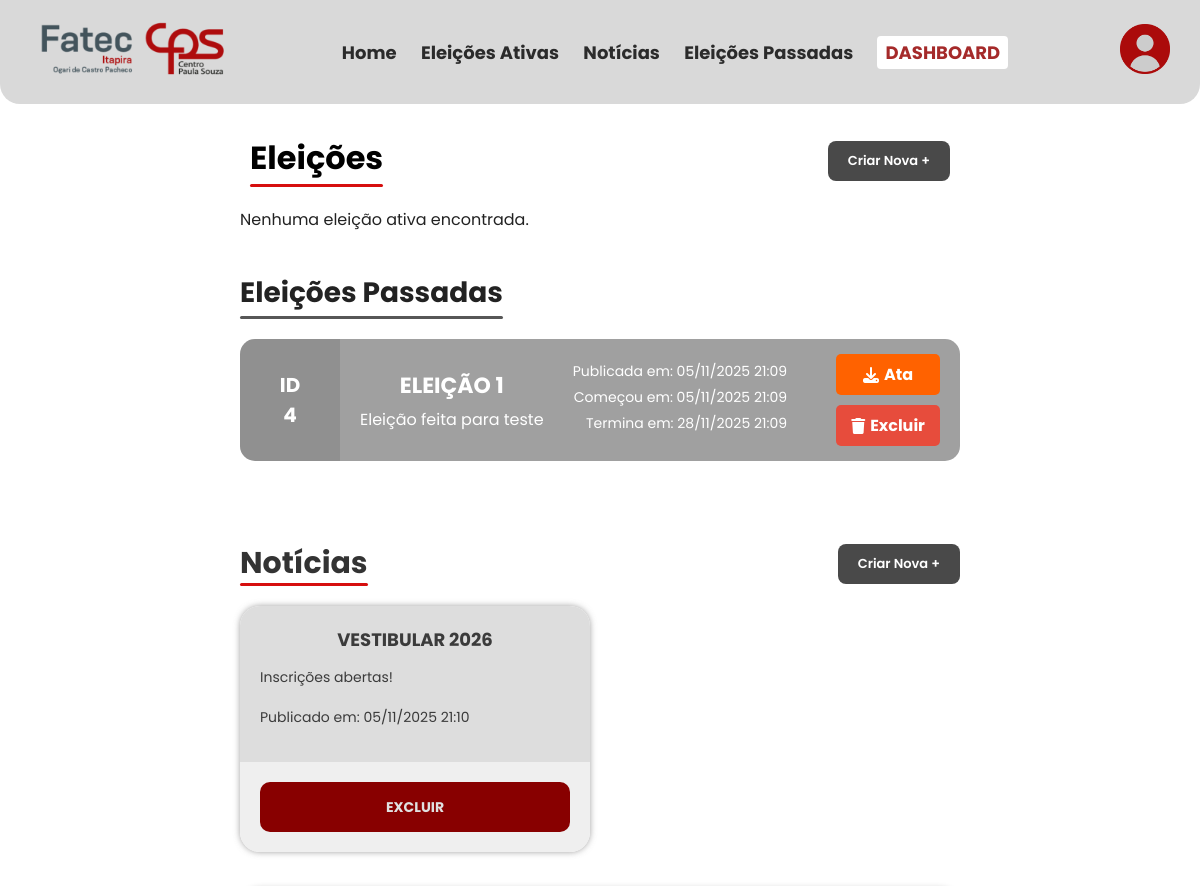
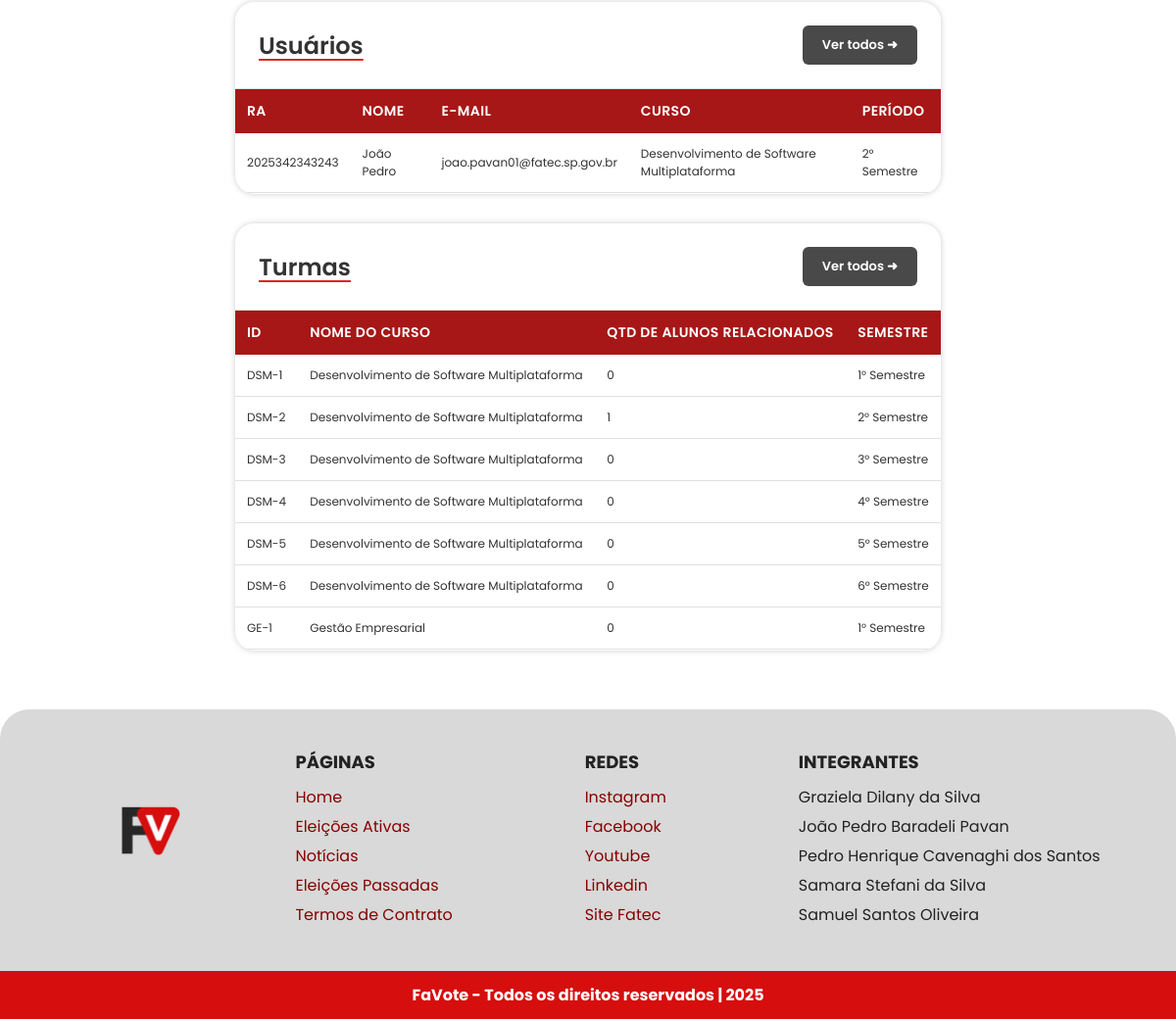
Page /Pages/dashboard.php (signed in) on the earlier database version (2 pictures, top to bottom).
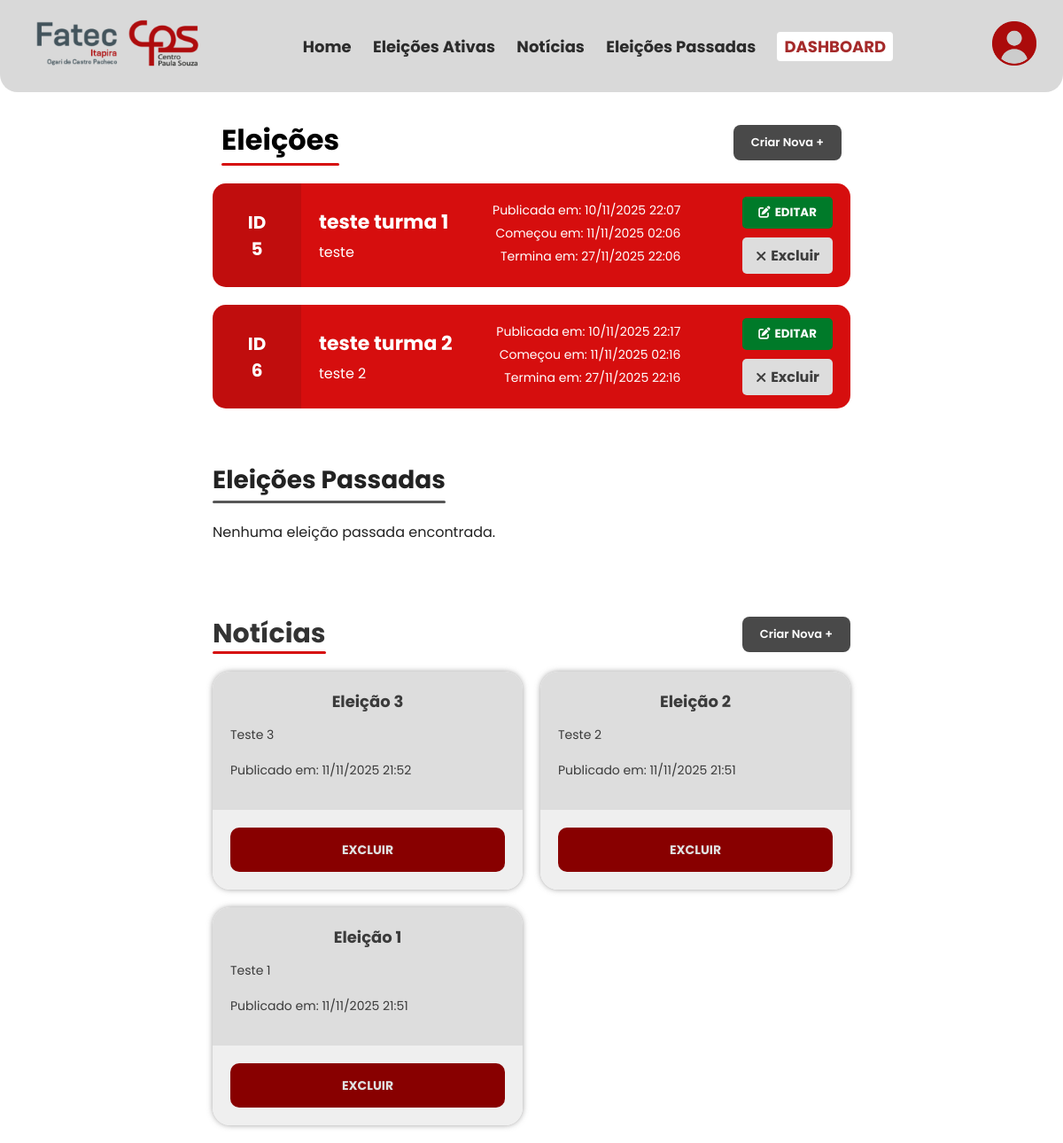
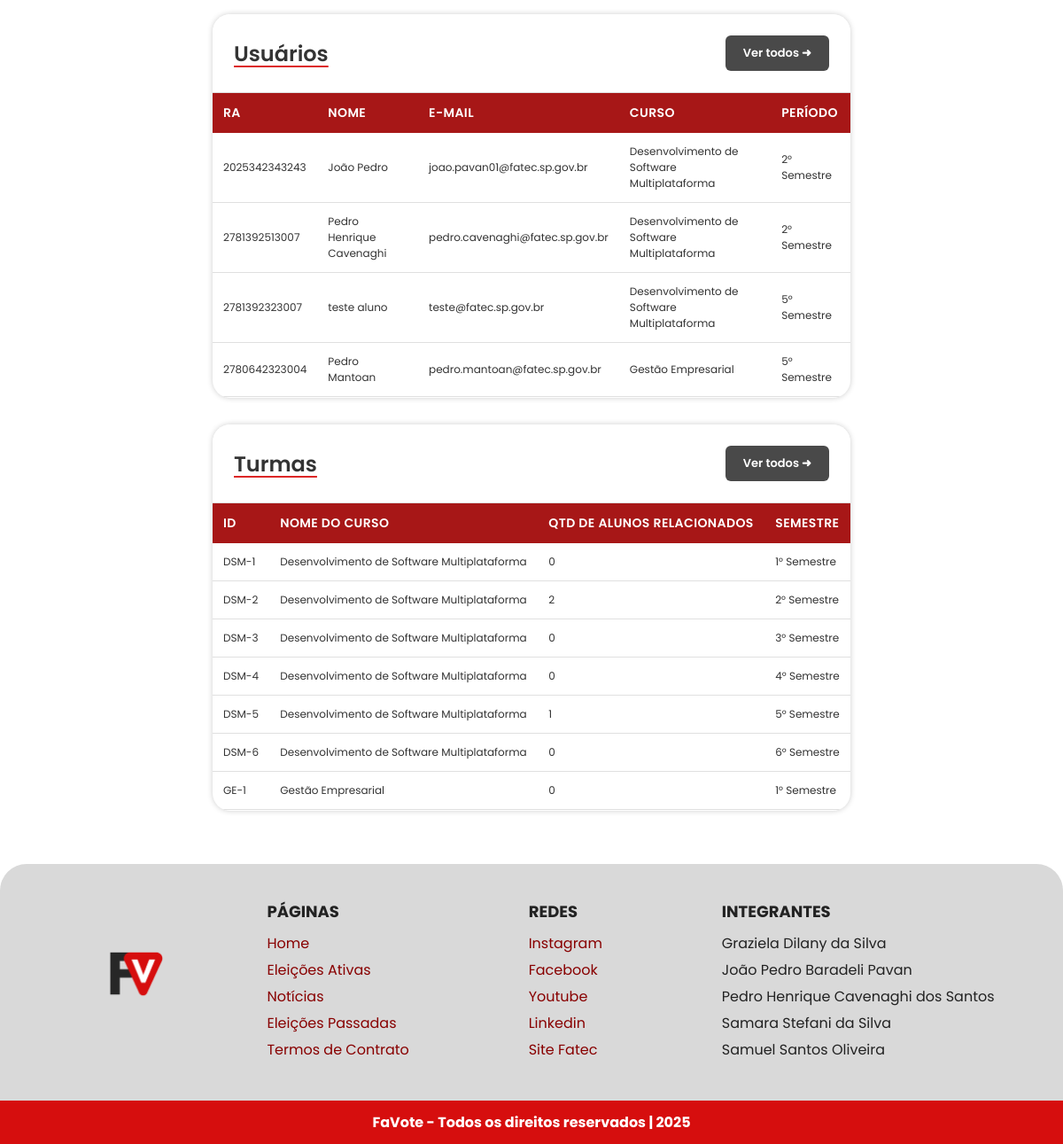
Same page on the later database version (2 pictures, top to bottom).
### tables this page shows
CREATE TABLE `eleicoes` (
  `id` int(11) NOT NULL,
  `titulo` varchar(100) NOT NULL,
  `descricao` text DEFAULT NULL,
  `dataPostagem` datetime NOT NULL DEFAULT current_timestamp(),
  `data_inicio` datetime NOT NULL,
  `data_fim` datetime NOT NULL,
  `ativa` tinyint(1) DEFAULT 1,
  `turma_id` int(11) NOT NULL
);

CREATE TABLE `noticias` (
  `id` int(11) NOT NULL,
  `titulo` varchar(250) NOT NULL,
  `descricao` varchar(250) NOT NULL,
  `dataPublicacao` datetime NOT NULL DEFAULT current_timestamp()
);

CREATE TABLE `alunos` (
  `id` int(11) NOT NULL,
  `ra` varchar(20) NOT NULL,
  `nome` varchar(100) NOT NULL,
  `email_institucional` varchar(100) NOT NULL,
  `senha` varchar(255) NOT NULL,
  `turma_id` int(11) DEFAULT NULL,
  `criado_data` timestamp NOT NULL DEFAULT current_timestamp(),
  `atualizado_data` timestamp NOT NULL DEFAULT current_timestamp() ON UPDATE current_timestamp()
);

CREATE TABLE `cursos` (
  `id` int(11) NOT NULL,
  `nome` varchar(50) NOT NULL
);

CREATE TABLE `semestres` (
  `id` int(11) NOT NULL,
  `nome` varchar(20) NOT NULL
);

CREATE TABLE `turmas` (
  `id` int(11) NOT NULL,
  `curso_id` int(11) NOT NULL,
  `semestre_id` int(11) NOT NULL
);

### Pages/dashboard.php (the view, shortened to what the rows shown need)
<?php
include '../php/config.php';
$sqlEleicoesAtivas = "SELECT * FROM eleicoes WHERE ativa != 0";
$resultAtivas = $conexao->query($sqlEleicoesAtivas);
$sqlEleicoesPassadas = "SELECT * FROM eleicoes WHERE ativa = 0";
$resultPassadas = $conexao->query($sqlEleicoesPassadas);
$sqlNoticias = "SELECT * FROM noticias ORDER BY dataPublicacao DESC";
$resultNoticias = $conexao->query($sqlNoticias);
$sqlUsuarios = "
    SELECT
        a.id AS aluno_id,
        a.ra,
        a.nome,
        a.email_institucional,
        c.nome AS curso_nome,
        s.nome AS semestre_nome
    FROM alunos a
    LEFT JOIN turmas t ON a.turma_id = t.id
    LEFT JOIN cursos c ON t.curso_id = c.id
    LEFT JOIN semestres s ON t.semestre_id = s.id
    LIMIT 15
";
$resultUsuarios = $conexao->query($sqlUsuarios);
$sqlTurmas = "
    SELECT
        t.id AS turma_id,
        c.id AS curso_id,
        c.nome AS curso_nome,
        s.nome AS semestre_nome,
        COUNT(a.id) AS qtd_alunos
    FROM turmas t
    LEFT JOIN cursos c ON t.curso_id = c.id
    LEFT JOIN semestres s ON t.semestre_id = s.id
    LEFT JOIN alunos a ON a.turma_id = t.id
    GROUP BY t.id
    LIMIT 7
";
$resultTurmas = $conexao->query($sqlTurmas);
?>
<!DOCTYPE html>
<html lang="pt-br">
<head>
    <link rel="stylesheet" href="../Styles/dashboard.css">
    <link rel="stylesheet" href="https://cdnjs.cloudflare.com/ajax/libs/animate.css/4.1.1/animate.min.css" />
    <link rel="stylesheet" href="https://cdnjs.cloudflare.com/ajax/libs/font-awesome/6.5.0/css/all.min.css">
    <link rel="stylesheet" href="https://cdnjs.cloudflare.com/ajax/libs/font-awesome/6.5.0/css/all.min.css">
</head>
<body>
    <main class="main-content">
        <div class="section-header">
            <h1>Eleições</h1>
        </div>
        <div class="elections-active">
            <?php if ($resultAtivas && $resultAtivas->num_rows > 0): ?>
                <?php foreach ($resultAtivas as $row): ?>
                    <div class="election-card">
                        <div class="election-id">
                            <span>ID</span>
                            <span><?= htmlspecialchars($row['id']) ?></span>
                        </div>
                        <div class="election-details">
                            <div class="election-info">
                                <div class="election-title">
                                    <?= htmlspecialchars($row['titulo']) ?>
                                </div>
                                <div class="election-description">
                                    <?= htmlspecialchars($row['descricao']) ?>
                                </div>
                            </div>
                            <div class="election-dates">
                                <div class="election-date">
                                    Publicada em: <?= date('d/m/Y H:i', strtotime($row['dataPostagem'])) ?>
                                </div>
                                <div class="election-date">
                                    Começou em: <?= date('d/m/Y H:i', strtotime($row['data_inicio'])) ?>
                                </div>
                                <div class="election-date">
                                    Termina em: <?= date('d/m/Y H:i', strtotime($row['data_fim'])) ?>
                                </div>
                            </div>
                            <div class="election-actions">
                                <button type="button" id="btnEditar<?= $row['id'] ?>" class="btn-edit">
                                    <i class="fas fa-edit" style="margin-right: 5px;"></i> EDITAR
                                </button>
                                <a href="dashboard.php?id=<?= $row['id'] ?>"
                                    class="btn-cancel"
                                    id="btnCancelar<?= $row['id'] ?>"
                                    onclick="return confirm('AVISO: Você está prestes a cancelar/excluir “<?= htmlspecialchars($row['titulo']) ?>”, criada em <?= date('d/m/Y H:i', strtotime($row['dataPostagem'])) ?>')">
                                    <i class="fas fa-times" style="margin-right: 5px;"></i> Excluir
                                </a>
                            </div>
                        </div>
                    </div>
                <?php endforeach; ?>
            <?php else: ?>
                <p>Nenhuma eleição ativa encontrada.</p>
            <?php endif; ?>
        </div>
        <h2 class="section-title">Eleições Passadas</h2>
        <div class="elections-past">
            <?php if ($resultPassadas && $resultPassadas->num_rows > 0): ?>
                <?php foreach ($resultPassadas as $row): ?>
                    <div class="election-card election-past">
                        <div class="election-id">
                            <span>ID</span>
                            <span><?= htmlspecialchars($row['id']) ?></span>
                        </div>
                        <div class="election-details">
                            <div class="election-info">
                                <div class="election-title">
                                    <?= htmlspecialchars($row['titulo']) ?>
                                </div>
                                <div class="election-description">
                                    <?= htmlspecialchars($row['descricao']) ?>
                                </div>
                            </div>
                            <div class="election-dates">
                                <div class="election-date">
                                    Publicada em: <?= date('d/m/Y H:i', strtotime($row['dataPostagem'])) ?>
                                </div>
                                <div class="election-date">
                                    Começou em: <?= date('d/m/Y H:i', strtotime($row['data_inicio'])) ?>
                                </div>
                                <div class="election-date">
                                    Termina em: <?= date('d/m/Y H:i', strtotime($row['data_fim'])) ?>
                                </div>
                            </div>
                            <div class="election-actions">
                                <a href="../Docs/Ata.docx"
                                    target="_blank"
                                    class="btn-pdf"
                                    id="btnPdf<?= $row['id'] ?>">
                                    <i class="fa-solid fa-download" style="margin-right: 5px;"></i> Ata
                                </a>
                                <a href="dashboard.php?id=<?= $row['id'] ?>"
                                    class="btn-delete"
                                    id="btnExcluir<?= $row['id'] ?>"
                                    onclick="return confirm('AVISO: Você está prestes a cancelar/excluir “<?= htmlspecialchars($row['titulo']) ?>”, criada em <?= date('d/m/Y H:i', strtotime($row['dataPostagem'])) ?>')">
                                    <i class="fas fa-trash" style="margin-right: 5px;"></i> Excluir
                                </a>
                            </div>
                        </div>
                    </div>
                <?php endforeach; ?>
            <?php else: ?>
                <p>Nenhuma eleição passada encontrada.</p>
            <?php endif; ?>
        </div>
        <div class="news-section">
            <div class="news-header">
                <h2>Notícias</h2>
            </div>
            <div class="news-cards">
                <?php if ($resultNoticias && $resultNoticias->num_rows > 0): ?>
                    <?php foreach ($resultNoticias as $noticia): ?>
                        <div class="news-card">
                            <div class="card-content">
                                <h3><?= htmlspecialchars($noticia['titulo']) ?></h3>
                                <p><?= nl2br(htmlspecialchars($noticia['descricao'])) ?></p>
                                <p class="publication-date">
                                    Publicado em: <?= date('d/m/Y H:i', strtotime($noticia['dataPublicacao'])) ?>
                                </p>
                            </div>
                            <div class="card-actions">
                                <a href="../php/excluir_noticia.php?id=<?= $noticia['id'] ?>"
    class="delete-btn"
    onclick="return confirm('AVISO: Você está prestes a excluir a notícia “<?= htmlspecialchars($noticia['titulo']) ?>”, criada em <?= date('d/m/Y H:i', strtotime($noticia['dataPublicacao'])) ?>')">
    EXCLUIR
</a>
                            </div>
                        </div>
                    <?php endforeach; ?>
                <?php else: ?>
                    <p>Nenhuma notícia publicada ainda.</p>
                <?php endif; ?>
            </div>
        </div>
        <div class="container" style="margin-top: 5%;">
            <div class="table-header">
                <h2>Usuários</h2>
            </div>
            <div class="table-container">
                <table>
                    <thead>
                        <tr>
                            <th>RA</th>
                            <th>Nome</th>
                            <th>E-Mail</th>
                            <th>Curso</th>
                            <th>Período</th>
                        </tr>
                    </thead>
                    <tbody id="usuarios-tbody">
                        <?php
                        if ($resultUsuarios && $resultUsuarios->num_rows > 0) {
                            while ($usuario = $resultUsuarios->fetch_assoc()) {
                                echo '<tr>';
                                echo '  <td>' . htmlspecialchars($usuario['ra']) . '</td>';
                                echo '  <td>' . htmlspecialchars($usuario['nome']) . '</td>';
                                echo '  <td>' . htmlspecialchars($usuario['email_institucional']) . '</td>';
                                echo '  <td>' . htmlspecialchars($usuario['curso_nome'] ?? '-') . '</td>';
                                echo '  <td>' . htmlspecialchars($usuario['semestre_nome'] ?? '-') . '</td>';
                                echo '</tr>';
                            }
                        } else {
                            echo '<tr><td colspan="7">Nenhum usuário encontrado.</td></tr>';
                        }
                        ?>
                    </tbody>
                </table>
            </div>
        </div>
        <div class="container">
            <div class="table-header">
                <h2>Turmas</h2>
            </div>
            <div class="table-container">
                <table>
                    <thead>
                        <tr>
                            <th>ID</th>
                            <th>Nome do Curso</th>
                            <th>Qtd de Alunos Relacionados</th>
                            <th>Semestre</th>
                        </tr>
                    </thead>
                    <tbody id="turmas-tbody">
                        <?php
                        if ($resultTurmas && $resultTurmas->num_rows > 0) {
                            while ($turma = $resultTurmas->fetch_assoc()) {
                                $siglaCurso = '';
                                switch ($turma['curso_id']) {
                                    case 1:
                                        $siglaCurso = 'DSM';
                                        break;
                                    case 2:
                                        $siglaCurso = 'GE';
                                        break;
                                }
                                $idFormatado = $siglaCurso . '-' . preg_replace('/[^0-9]/', '', $turma['semestre_nome']);
                                echo '<tr>';
                                echo '  <td>' . $idFormatado . '</td>';
                                echo '  <td>' . htmlspecialchars($turma['curso_nome']) . '</td>';
                                echo '  <td>' . $turma['qtd_alunos'] . '</td>';
                                echo '  <td>' . htmlspecialchars($turma['semestre_nome']) . '</td>';
                                echo '</tr>';
                            }
                        } else {
                            echo '<tr><td colspan="5">Nenhuma turma encontrada.</td></tr>';
                        }
                        ?>
                    </tbody>
                </table>
            </div>
        </div>
    </main>
</body>
</html>

Differences in the rows shown:
removed eleicoes: id "4", titulo "ELEIÇÃO 1", descricao "Eleição feita para teste", dataPostagem "05/11/2025 21:09", data_inicio "05/11/2025 21:09", data_fim "28/11/2025 21:09", shown under "Eleições Passadas"
removed noticias: titulo "VESTIBULAR 2026", descricao "Inscrições abertas!", dataPublicacao "05/11/2025 21:10"
added eleicoes: id "5", titulo "teste turma 1", descricao "teste", dataPostagem "10/11/2025 22:07", data_inicio "11/11/2025 02:06", data_fim "27/11/2025 22:06", shown under "Eleições"
added eleicoes: id "6", titulo "teste turma 2", descricao "teste 2", dataPostagem "10/11/2025 22:17", data_inicio "11/11/2025 02:16", data_fim "27/11/2025 22:16", shown under "Eleições"
added noticias: titulo "Eleição 3", descricao "Teste 3", dataPublicacao "11/11/2025 21:52"
added noticias: titulo "Eleição 2", descricao "Teste 2", dataPublicacao "11/11/2025 21:51"
added noticias: titulo "Eleição 1", descricao "Teste 1", dataPublicacao "11/11/2025 21:51"
added alunos: ra "2781392513007", nome "Pedro Henrique Cavenaghi", email_institucional "pedro.cavenaghi@fatec.sp.gov.br", cursos.nome "Desenvolvimento de Software Multiplataforma", semestres.nome "2° Semestre"
added alunos: ra "2781392323007", nome "teste aluno", email_institucional "teste@fatec.sp.gov.br", cursos.nome "Desenvolvimento de Software Multiplataforma", semestres.nome "5° Semestre"
added alunos: ra "2780642323004", nome "Pedro Mantoan", email_institucional "pedro.mantoan@fatec.sp.gov.br", cursos.nome "Gestão Empresarial", semestres.nome "5° Semestre"
computed for turmas "DSM-2": qtd_alunos "1" → "2"
computed for turmas "DSM-5": qtd_alunos "0" → "1"
Other differences:
text no longer shown: "Nenhuma eleição ativa encontrada."
text now shown: "Nenhuma eleição passada encontrada."
